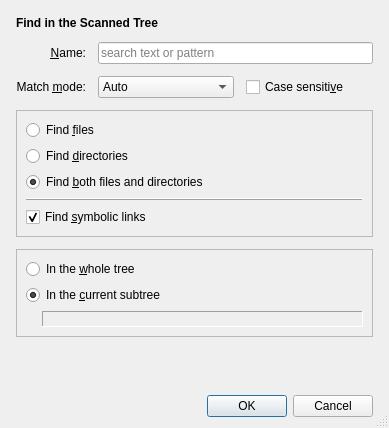
<?xml version="1.0" encoding="UTF-8"?>
<ui version="4.0">
 <class>FindFilesDialog</class>
 <widget class="QDialog" name="FindFilesDialog">
  <property name="geometry">
   <rect>
    <x>0</x>
    <y>0</y>
    <width>389</width>
    <height>428</height>
   </rect>
  </property>
  <property name="windowTitle">
   <string>Find</string>
  </property>
  <property name="windowIcon">
   <iconset resource="icons.qrc">
    <normaloff>:/icons/magnifier-left.png</normaloff>:/icons/magnifier-left.png</iconset>
  </property>
  <property name="sizeGripEnabled">
   <bool>true</bool>
  </property>
  <layout class="QVBoxLayout" name="verticalLayout">
   <property name="spacing">
    <number>12</number>
   </property>
   <property name="leftMargin">
    <number>16</number>
   </property>
   <property name="topMargin">
    <number>16</number>
   </property>
   <property name="rightMargin">
    <number>16</number>
   </property>
   <item>
    <widget class="QLabel" name="dialogHeading">
     <property name="font">
      <font>
       <weight>75</weight>
       <bold>true</bold>
      </font>
     </property>
     <property name="text">
      <string>Find in the Scanned Tree</string>
     </property>
    </widget>
   </item>
   <item>
    <layout class="QGridLayout" name="gridLayout" columnstretch="0,0,1">
     <item row="0" column="0">
      <widget class="QLabel" name="patternCaption">
       <property name="text">
        <string>&amp;Name:</string>
       </property>
       <property name="alignment">
        <set>Qt::AlignRight|Qt::AlignTrailing|Qt::AlignVCenter</set>
       </property>
       <property name="buddy">
        <cstring>patternField</cstring>
       </property>
      </widget>
     </item>
     <item row="0" column="1" colspan="2">
      <widget class="QLineEdit" name="patternField">
       <property name="placeholderText">
        <string>search text or pattern</string>
       </property>
       <property name="clearButtonEnabled">
        <bool>true</bool>
       </property>
      </widget>
     </item>
     <item row="1" column="0">
      <widget class="QLabel" name="filterModeCaption">
       <property name="text">
        <string>Match &amp;mode:</string>
       </property>
       <property name="alignment">
        <set>Qt::AlignRight|Qt::AlignTrailing|Qt::AlignVCenter</set>
       </property>
       <property name="buddy">
        <cstring>filterModeComboBox</cstring>
       </property>
      </widget>
     </item>
     <item row="1" column="1">
      <widget class="QComboBox" name="filterModeComboBox">
       <item>
        <property name="text">
         <string>Auto</string>
        </property>
       </item>
       <item>
        <property name="text">
         <string>Contains</string>
        </property>
       </item>
       <item>
        <property name="text">
         <string>Starts with</string>
        </property>
       </item>
       <item>
        <property name="text">
         <string>Exact match</string>
        </property>
       </item>
       <item>
        <property name="text">
         <string>Wildcard</string>
        </property>
       </item>
       <item>
        <property name="text">
         <string>Regular expression</string>
        </property>
       </item>
      </widget>
     </item>
     <item row="1" column="2">
      <widget class="QCheckBox" name="caseSensitiveCheckBox">
       <property name="text">
        <string>Case sensiti&amp;ve</string>
       </property>
       <property name="checked">
        <bool>false</bool>
       </property>
      </widget>
     </item>
    </layout>
   </item>
   <item>
    <widget class="QFrame" name="frame">
     <property name="frameShape">
      <enum>QFrame::StyledPanel</enum>
     </property>
     <layout class="QVBoxLayout" name="verticalLayout_2">
      <item>
       <widget class="QRadioButton" name="findFilesRadioButton">
        <property name="text">
         <string>Find &amp;files</string>
        </property>
       </widget>
      </item>
      <item>
       <widget class="QRadioButton" name="findDirectoriesRadioButton">
        <property name="text">
         <string>Find &amp;directories</string>
        </property>
       </widget>
      </item>
      <item>
       <widget class="QRadioButton" name="findBothRadioButton">
        <property name="text">
         <string>Find &amp;both files and directories</string>
        </property>
        <property name="checked">
         <bool>true</bool>
        </property>
       </widget>
      </item>
      <item>
       <widget class="Line" name="line">
        <property name="frameShadow">
         <enum>QFrame::Raised</enum>
        </property>
        <property name="orientation">
         <enum>Qt::Horizontal</enum>
        </property>
       </widget>
      </item>
      <item>
       <widget class="QCheckBox" name="findSymlinksCheckBox">
        <property name="text">
         <string>Find &amp;symbolic links</string>
        </property>
        <property name="checked">
         <bool>true</bool>
        </property>
       </widget>
      </item>
     </layout>
    </widget>
   </item>
   <item>
    <widget class="QFrame" name="treeFrame">
     <property name="frameShape">
      <enum>QFrame::StyledPanel</enum>
     </property>
     <layout class="QVBoxLayout" name="verticalLayout_3">
      <item>
       <widget class="QRadioButton" name="wholeTreeRadioButton">
        <property name="text">
         <string>In the &amp;whole tree</string>
        </property>
       </widget>
      </item>
      <item>
       <widget class="QRadioButton" name="currentSubtreeRadioButton">
        <property name="text">
         <string>In the &amp;current subtree</string>
        </property>
        <property name="checked">
         <bool>true</bool>
        </property>
       </widget>
      </item>
      <item>
       <layout class="QHBoxLayout" name="pathHBox">
        <property name="leftMargin">
         <number>16</number>
        </property>
        <item>
         <widget class="QLabel" name="currentSubtreePathLabel">
          <property name="sizePolicy">
           <sizepolicy hsizetype="Ignored" vsizetype="Preferred">
            <horstretch>0</horstretch>
            <verstretch>0</verstretch>
           </sizepolicy>
          </property>
          <property name="frameShape">
           <enum>QFrame::Panel</enum>
          </property>
          <property name="frameShadow">
           <enum>QFrame::Sunken</enum>
          </property>
          <property name="textFormat">
           <enum>Qt::PlainText</enum>
          </property>
         </widget>
        </item>
       </layout>
      </item>
     </layout>
    </widget>
   </item>
   <item>
    <spacer name="verticalSpacer_4">
     <property name="orientation">
      <enum>Qt::Vertical</enum>
     </property>
     <property name="sizeHint" stdset="0">
      <size>
       <width>0</width>
       <height>0</height>
      </size>
     </property>
    </spacer>
   </item>
   <item>
    <widget class="QDialogButtonBox" name="buttonBox">
     <property name="standardButtons">
      <set>QDialogButtonBox::Cancel|QDialogButtonBox::Ok</set>
     </property>
    </widget>
   </item>
  </layout>
 </widget>
 <tabstops>
  <tabstop>patternField</tabstop>
  <tabstop>filterModeComboBox</tabstop>
  <tabstop>caseSensitiveCheckBox</tabstop>
  <tabstop>findFilesRadioButton</tabstop>
  <tabstop>findDirectoriesRadioButton</tabstop>
  <tabstop>findBothRadioButton</tabstop>
  <tabstop>findSymlinksCheckBox</tabstop>
  <tabstop>wholeTreeRadioButton</tabstop>
  <tabstop>currentSubtreeRadioButton</tabstop>
 </tabstops>
 <resources>
  <include location="icons.qrc"/>
 </resources>
 <connections>
  <connection>
   <sender>buttonBox</sender>
   <signal>rejected()</signal>
   <receiver>FindFilesDialog</receiver>
   <slot>reject()</slot>
   <hints>
    <hint type="sourcelabel">
     <x>167</x>
     <y>265</y>
    </hint>
    <hint type="destinationlabel">
     <x>167</x>
     <y>144</y>
    </hint>
   </hints>
  </connection>
  <connection>
   <sender>buttonBox</sender>
   <signal>accepted()</signal>
   <receiver>FindFilesDialog</receiver>
   <slot>accept()</slot>
   <hints>
    <hint type="sourcelabel">
     <x>167</x>
     <y>265</y>
    </hint>
    <hint type="destinationlabel">
     <x>167</x>
     <y>144</y>
    </hint>
   </hints>
  </connection>
 </connections>
</ui>
